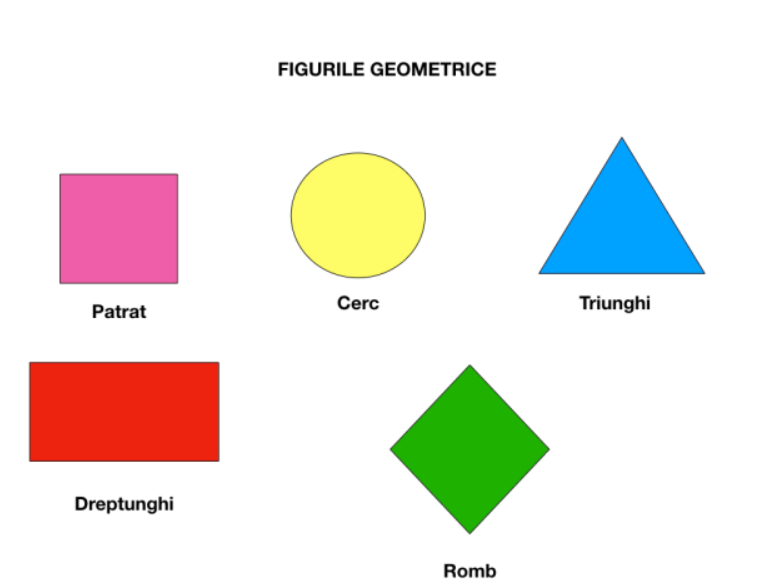
#> input picture PycharmProjects/PrelucrareaImaginilor/forme.png, 782 x 580 px
$ python lab6.py
#> lines starting #> are read from the running program, lines starting #| are printed output that depends on the picture; after the words box and inside, x2 and y2 are one past the last pixel; in counts of white or black regions, pixels touching at a corner belong together
import numpy as np
from collections import deque
from PIL import Image
import matplotlib.pyplot as plt


# ALGORTIM 1 – BFS (Traversare în lățime)

def bfs_labeling(binary_img):
    h, w = binary_img.shape
    labels = np.zeros((h, w), dtype=np.int32)
    current_label = 1

    directions = [(1,0), (-1,0), (0,1), (0,-1)]  # 4 conexiuni

    for i in range(h):
        for j in range(w):
            if binary_img[i, j] == 0 and labels[i, j] == 0:
                queue = deque()
                queue.append((i, j))
                labels[i, j] = current_label

                while queue:
                    x, y = queue.popleft()

                    for dx, dy in directions:
                        nx, ny = x + dx, y + dy
                        if 0 <= nx < h and 0 <= ny < w:
                            if binary_img[nx, ny] == 0 and labels[nx, ny] == 0:
                                labels[nx, ny] = current_label
                                queue.append((nx, ny))

                current_label += 1

    return labels


# ALGORTIM 2 – Two-pass (Clasa de echivalențe)

def two_pass_labeling(binary_img):
    h, w = binary_img.shape
    labels = np.zeros((h, w), dtype=np.int32)
    label = 1

    parent = {}

    def find(x):
        while parent[x] != x:
            parent[x] = parent[parent[x]]
            x = parent[x]
        return x

    def union(a, b):
        ra, rb = find(a), find(b)
        if ra != rb:
            parent[rb] = ra


    for i in range(h):
        for j in range(w):
            if binary_img[i, j] == 0:

                neighbors = []

                if i > 0 and labels[i-1, j] > 0:
                    neighbors.append(labels[i-1, j])
                if j > 0 and labels[i, j-1] > 0:
                    neighbors.append(labels[i, j-1])

                if len(neighbors) == 0:
                    labels[i, j] = label
                    parent[label] = label
                    label += 1
                else:
                    m = min(neighbors)
                    labels[i, j] = m
                    for n in neighbors:
                        union(m, n)


    for i in range(h):
        for j in range(w):
            if labels[i, j] > 0:
                labels[i, j] = find(labels[i, j])

    return labels


def main():
    # Încarcă imaginea
    img = Image.open('forme.png').convert('L')
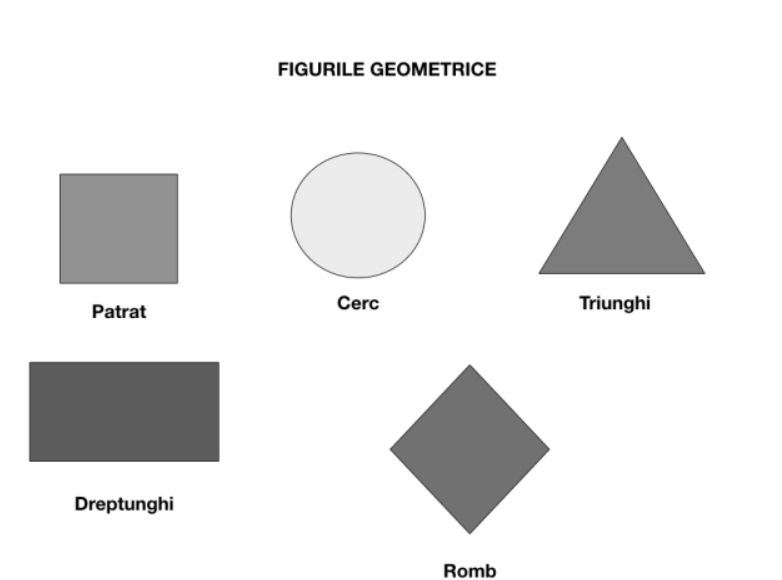
#> img: PIL image 782x580 L; min 0, max 255, mean 234.6
    binary = np.array(img)

    # Convertim în imagine binară (0 = obiect, 255 = fundal)
    binary = np.where(binary > 128, 255, 0)
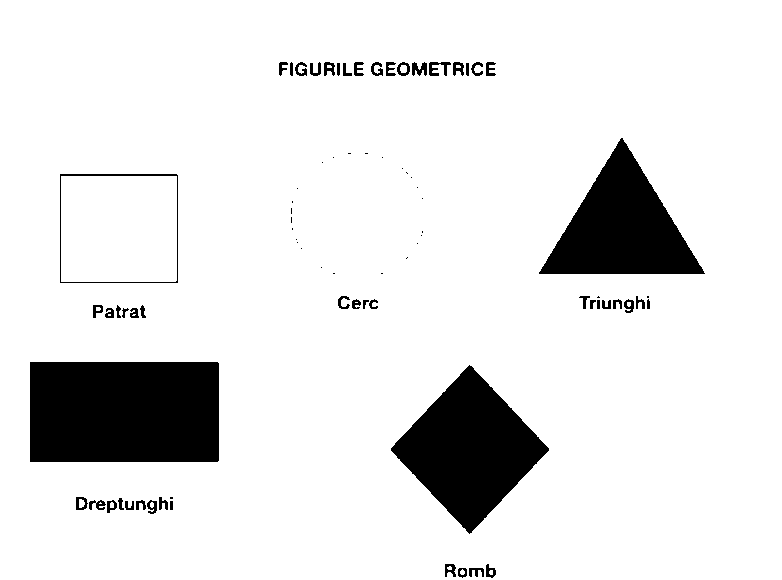
#> binary: shape (580, 782) int64; 89.5% white; 80 black regions (28 under 20 px), largest, box (x1, y1, x2, y2) and area: (30, 362, 219, 462) 18898, (391, 365, 549, 534) 13549, (539, 138, 705, 274) 11433

    # Aplicăm algoritmii
    labels_bfs = bfs_labeling(binary)
#> after the loop in bfs_labeling, `for i in range(h):`:
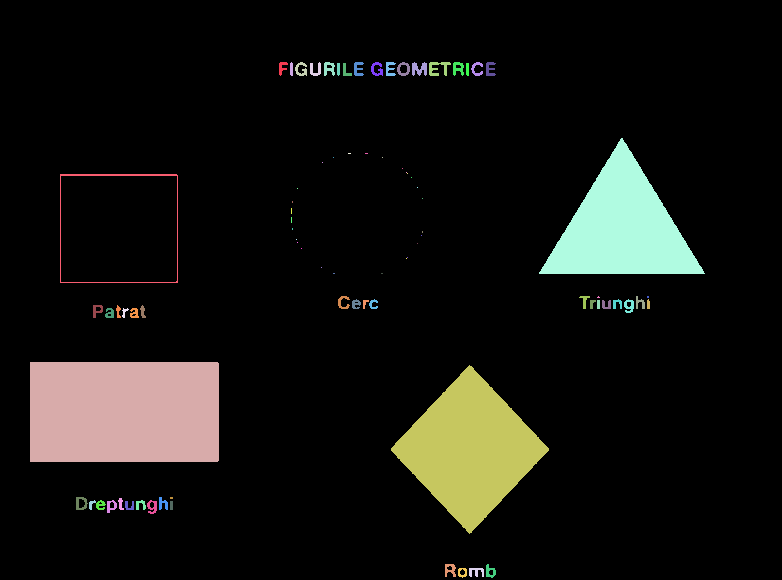
#> labels: shape (580, 782) int32; 84 distinct labels, from 0 to 83; one colour per label, 0 black
    labels_two_pass = two_pass_labeling(binary)
#> after the loop in two_pass_labeling, `for i in range(h):`:
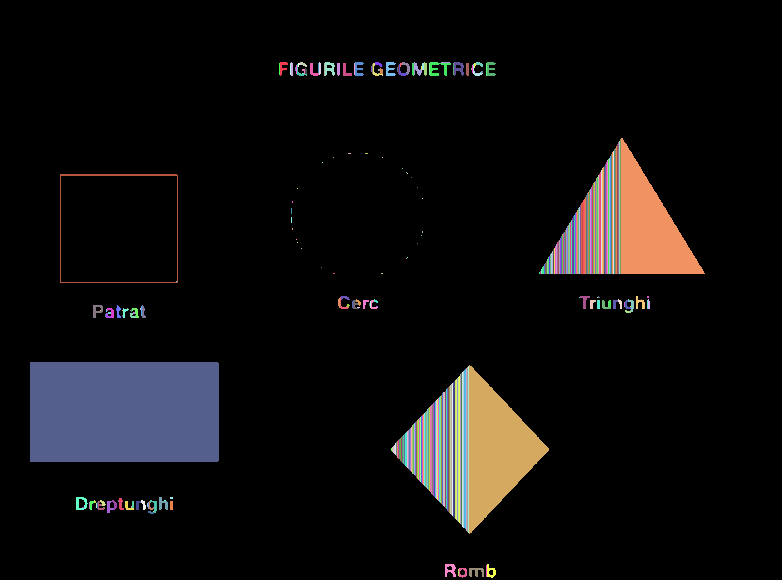
#> labels: shape (580, 782) int32; 347 distinct labels, from 0 to 346; one colour per label, 0 black
#> after the loop in two_pass_labeling, `for i in range(h):`:
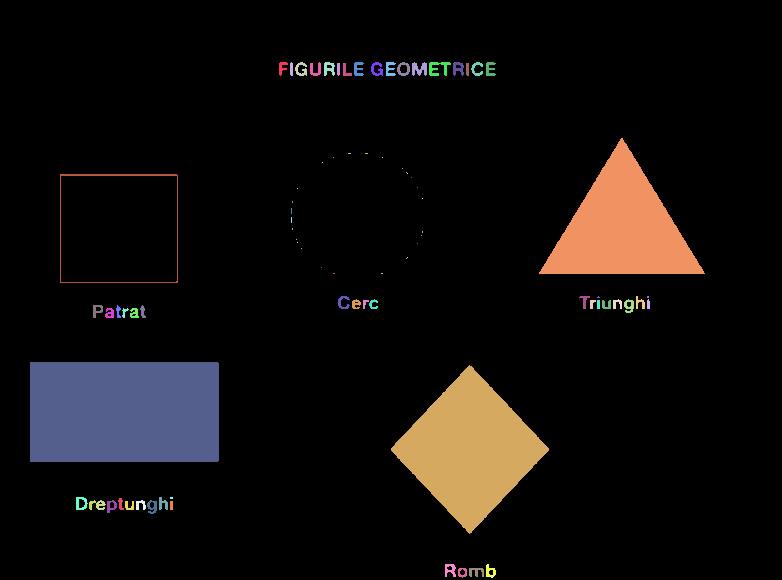
#> labels: shape (580, 782) int32; 84 distinct labels, from 0 to 344; one colour per label, 0 black

    # Afișăm rezultatele
    print("Număr obiecte (Traversare în lățime):", labels_bfs.max())
#| Număr obiecte (Traversare în lățime): 83
    print("Număr obiecte (Două treceri cu clase de echivalențe):", labels_two_pass.max())
#| Număr obiecte (Două treceri cu clase de echivalențe): 344

    # Afișare vizuală
    fig, axs = plt.subplots(1, 3, figsize=(18, 6))
    axs[0].imshow(binary, cmap='gray')
    axs[0].set_title("Imagine binară")

    axs[1].imshow(labels_bfs, cmap='nipy_spectral')
    axs[1].set_title("Etichetare BFS")

    axs[2].imshow(labels_two_pass, cmap='nipy_spectral')
    axs[2].set_title("Două treceri cu clase de echivalențe")

    for ax in axs:
        ax.axis('off')

    plt.show()


if __name__ == "__main__":
    main()
